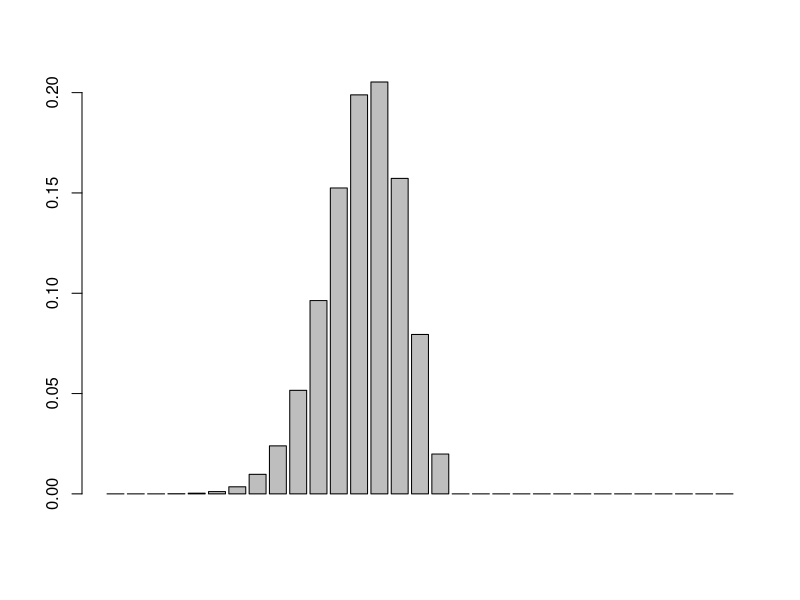

Reproduce this figure in R.
1 - dpois(0, 0.96)
ppois(1, 0.96)
ppois(0, 0.96)
1 - ppois(0, 0.96)
1 - ppois(0, 1.92)
1 - ppois(0, 4.43)

pbinom(1, 96, 0.01) - pbinom(0, 96, 0.01)
pbinom(1, 96, 0.01) - dbinom(0, 96, 0.01)
dbinom(0, 96, 0.01) + dbinom(1, 96, 0.01)

barplot(dbinom(80:110, 96, 0.96), 10, horiz = FALSE)
